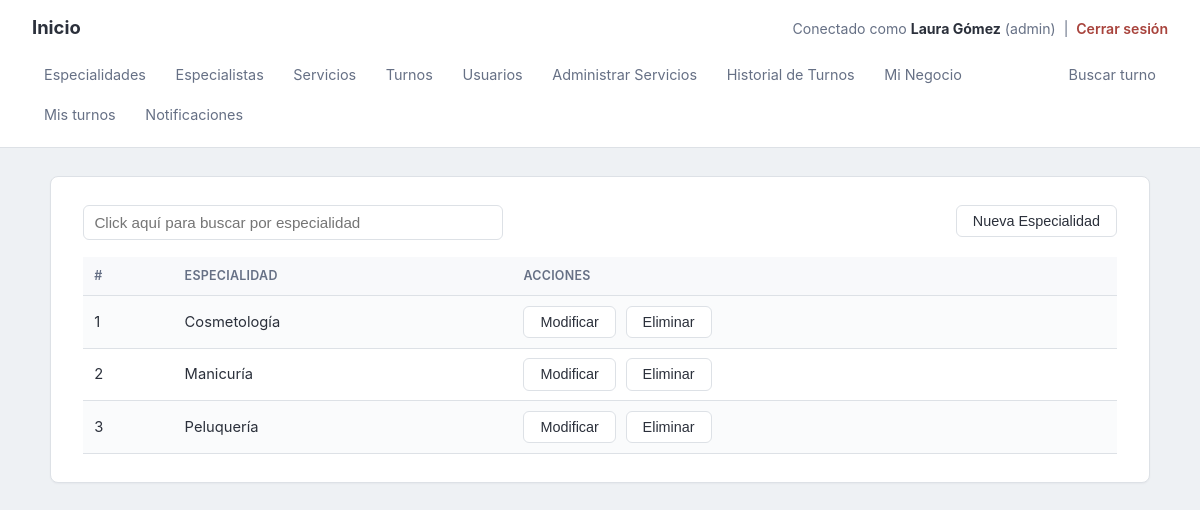
Page /especialidades/index.php (signed in) on the committed database.
### tables this page shows
CREATE TABLE especialidades (id INT AUTO_INCREMENT PRIMARY KEY, negocio_id INT NOT NULL, nombre VARCHAR(100) NOT NULL, FOREIGN KEY (negocio_id) REFERENCES negocio_config (id) ON DELETE CASCADE ON UPDATE CASCADE);

### especialidades/index.php (the view, shortened to what this page needs)
<?php
require("../require_admin.php");
?>
<!doctype html>
<html>
<head>
<link rel="stylesheet" href="../estilos.css">
</head>
<body>
<?php require("../menu_interior.php"); ?>
<main class="container">
<div style="width: 60%;float: left" >
<form name="carga" id="carga" action="./" method="post">
<input style="width: 100%;" type="text" name="buscar" value="<?php echo isset($_POST['buscar']) ? htmlspecialchars($_POST['buscar']) : ''; ?>" placeholder="Click aquí para buscar por especialidad">
</form>
</div>
<div align="right">
<button type="button" onclick="location.href='alta/'">Nueva Especialidad</button>
</div>
<table class="table table-striped table-hover">
<tr>
	<th>#</th>
	<th>Especialidad</th>
	<th>Acciones</th>
</tr>
<?php
$buscar = isset($_POST['buscar']) ? $_POST['buscar'] : '';
$like = '%' . $buscar . '%';
$negocio_id = $_SESSION['usuario_negocio_id'];
$sqls = "SELECT e.id, e.nombre
         FROM especialidades e
         WHERE e.negocio_id = ? AND e.nombre LIKE ?
         ORDER BY e.nombre";
$stmt = $conexion->prepare($sqls);
$stmt->bind_param("is", $negocio_id, $like);
$stmt->execute();
$res = $stmt->get_result();
$i = 1;
while ($fila = $res->fetch_assoc()) {
$id = $fila['id'];
?>
<tr>
	<td><?php echo $i; ?></td>
	<td><?php echo htmlspecialchars($fila['nombre']); ?></td>
	<td>
	<button type="button" onclick="location.href='modificacion/index.php?id=<?php echo $id; ?>'">Modificar</button>
	<button type="button" onclick="if(confirm('¿Eliminar esta especialidad?')) location.href='baja/index.php?id=<?php echo $id; ?>'">Eliminar</button>
	</td>
</tr>
<?php $i++; } $stmt->close(); ?>
</table>
</main>
</body>
</html>

### estilos.css (style rules this page uses)
:root { --bg: #eef1f4; --surface: #ffffff; --text: #2b303b; --text-muted: #667085; --border: #dde1e6; --primary: #3a5a78; --primary-dark: #2c4a63; --danger: #a8433c; --radius: 6px; }
* { box-sizing: border-box; }
html, body { margin: 0; padding: 0; min-height: 100%; }
body { background: var(--bg); color: var(--text); font-family: -apple-system, BlinkMacSystemFont, "Segoe UI", Roboto, Helvetica, Arial, sans-serif; font-size: 15px; line-height: 1.5; }
main.container { max-width: 1100px; margin: 1.75rem auto; background: var(--surface); border: 1px solid var(--border); border-radius: 8px; padding: 1.75rem 2rem; box-shadow: 0 1px 2px rgba(16, 24, 40, .04); }
main.container::after { content: ""; display: table; clear: both; }
input[type="text"], input[type="email"], input[type="password"], input[type="date"], input[type="time"], input[type="number"] { display: block; width: 100%; max-width: 420px; padding: .5rem .65rem; border: 1px solid var(--border); border-radius: var(--radius); font-size: .95rem; color: var(--text); background: #fff; }
input[name="buscar"] { padding: .5rem .65rem; border: 1px solid var(--border); border-radius: var(--radius); font-size: .95rem; background: #fff; }
button { background: #fff; color: var(--text); border: 1px solid var(--border); padding: .45rem 1rem; border-radius: var(--radius); font-size: .9rem; cursor: pointer; }
table.table { width: 100%; border-collapse: collapse; margin-top: 1.25rem; font-size: .92rem; }
table.table th, table.table td { padding: .6rem .7rem; text-align: left; border-bottom: 1px solid var(--border); vertical-align: middle; }
table.table th { background: #f8f9fb; font-size: .78rem; text-transform: uppercase; letter-spacing: .02em; color: var(--text-muted); font-weight: 600; }
table.table-striped tr:nth-child(even) { background: #fafbfc; }
table.table td button { margin-right: .35rem; }
table.table td button:last-child { margin-right: 0; }

### rows in the picture
especialidades: nombre "Cosmetología"
especialidades: nombre "Manicuría"
especialidades: nombre "Peluquería"

### other values in the picture
$_SESSION['usuario_nombre'] "Laura Gómez"
$_SESSION['usuario_rol'] "admin"
